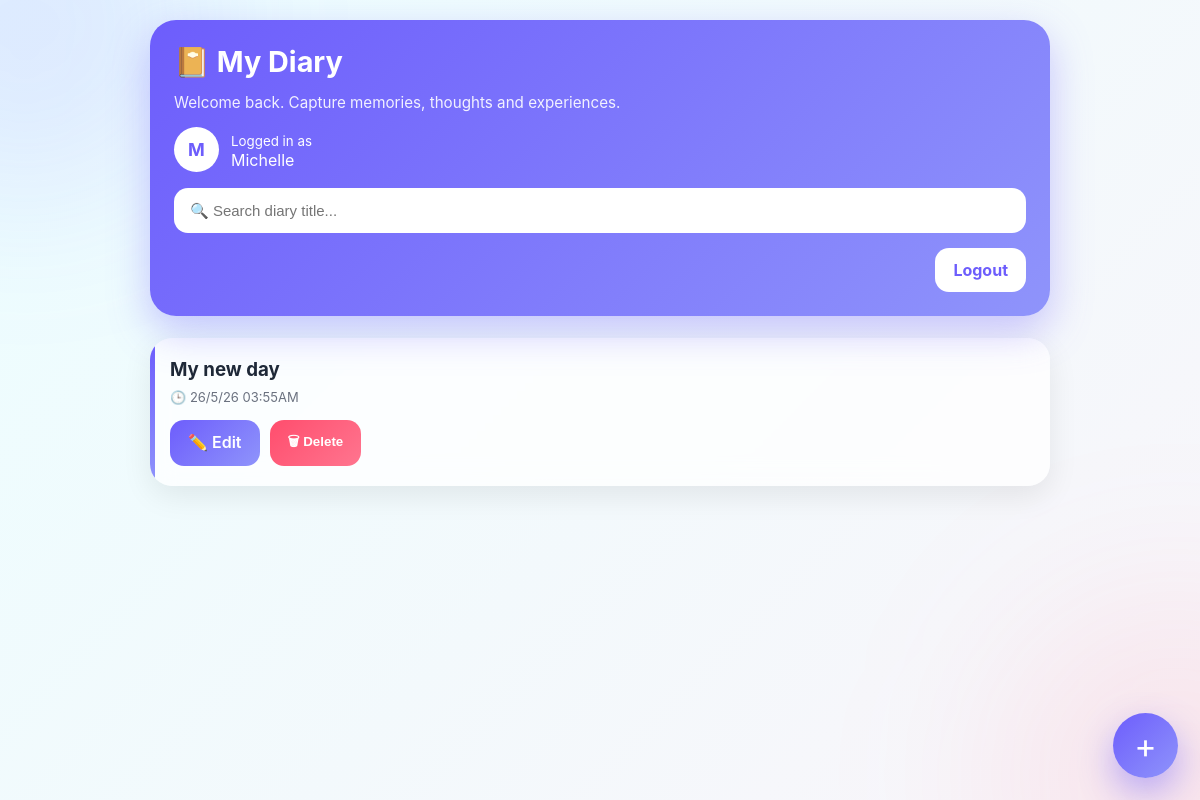
The app's page / (signed in) with its own data.
### main.py (models this page shows)
class User(UserMixin, db.Model):
    id = db.Column(db.Integer, primary_key=True)
    username = db.Column(db.String(80), nullable=False, unique=True)
    password = db.Column(db.String(200), nullable=False)
    entries = db.relationship('Entry', backref='author', lazy=True)

class Entry(db.Model):
    id = db.Column(db.Integer, primary_key=True)
    user_id = db.Column(db.Integer, db.ForeignKey('user.id'), nullable=False)
    title = db.Column(db.String(200), nullable=False)
    body = db.Column(db.Text, nullable=False)
    date = db.Column(db.String(50), nullable=False)

### main.py (the view)
@app.route('/')
@login_required
def index():
    entries = Entry.query.filter_by(user_id=current_user.id).all()
    return render_template('index.html', entries=entries)

### main.py (called while the page is built)
@login_manager.user_loader
def load_user(user_id):
    return User.query.get(int(user_id))

### templates/index.html (shortened to what this page needs)
<!DOCTYPE html>
<html lang="en">
<head>
    <link rel="stylesheet"
          href="{{ url_for('static', filename='style.css') }}">
</head>
<body>
<div class="container">
    <div class="header">
        <h1>📔 My Diary</h1>
        <p>
            Welcome back. Capture memories,
            thoughts and experiences.
        </p>
        <div class="user-badge">
    <div class="avatar">
        {{ current_user.username[0]|upper }}
    </div>
    <div>
        <small>Logged in as</small>
        <div class="username">
            {{ current_user.username }}
        </div>
    </div>
</div>
        <div class="search-box">
            <form action="/search" method="POST">
                <input
                    type="text"
                    name="title"
                    placeholder="🔍 Search diary title..."
                    autocomplete="off">
            </form>
        </div>
        <div style="
            margin-top:15px;
            display:flex;
            justify-content:flex-end;
        ">
            <a href="/logout"
               class="btn"
               style="
               background:white;
               color:#6d5dfc;
               font-weight:bold;
               ">
               Logout
            </a>
        </div>
    </div>
    {% if entries %}
        {% for entry in entries %}
        <div class="entry-card">
            <a href="/entry/{{ entry.id }}">
                <h3>
                    {{ entry.title }}
                </h3>
                <p class="date">
                    🕒 {{ entry.date }}
                </p>
            </a>
            <div class="actions">
                <a href="/edit/{{ entry.id }}"
                   class="btn primary">
                   ✏️ Edit
                </a>
                <form
                    action="/delete/{{ entry.id }}"
                    method="POST"
                    onsubmit="return confirm('Delete this entry?');">
                    <button
                        type="submit"
                        class="btn danger">
                        🗑 Delete
                    </button>
                </form>
            </div>
        </div>
        {% endfor %}
    {% endif %}
    <a href="/new_add"
       class="fab">
       +
    </a>
</div>
</body>
</html>

### static/style.css (style rules this page uses)
*, *::before, *::after { margin:0; padding:0; box-sizing:border-box; }
:root { --primary:#6d5dfc; --primary-dark:#5145cd; --secondary:#8f94fb; --danger:#ff4d6d; --success:#22c55e; --bg:#f5f7ff; --card:#ffffff; --text:#1f2937; --muted:#6b7280; --shadow: 0 10px 30px rgba(0,0,0,.08); --radius:22px; }
html { scroll-behavior:smooth; }
body { min-height:100vh; font-family: Inter, Arial, sans-serif; color:var(--text); overflow-x:hidden; background: linear-gradient( -45deg, #eef2ff, #f5f7ff, #fdf2f8, #ecfeff); background-size:400% 400%; animation: gradientMove 18s ease infinite; }
body::before { content:""; position:fixed; top:-150px; left:-150px; width:350px; height:350px; border-radius:50%; background: rgba(109,93,252,.12); filter:blur(80px); animation: floatBlob 12s infinite ease-in-out; z-index:-1; }
body::after { content:""; position:fixed; bottom:-150px; right:-150px; width:350px; height:350px; border-radius:50%; background: rgba(255,77,109,.10); filter:blur(90px); animation: floatBlob2 14s infinite ease-in-out; z-index:-1; }
.container { width:94%; max-width:900px; margin:auto; padding:20px 0 100px; }
.header { position:sticky; top:10px; z-index:50; margin-bottom:22px; border-radius:26px; padding:24px; background: linear-gradient( 135deg, var(--primary), var(--secondary)); color:white; box-shadow: 0 15px 40px rgba(109,93,252,.35); animation: slideDown .8s ease; }
.header h1 { font-size:1.8rem; margin-bottom:14px; }
.header p { opacity:.9; font-size:.95rem; }
.search-box { margin-top:16px; }
.search-box input { width:100%; border:none; outline:none; padding:14px 16px; border-radius:14px; font-size:15px; transition:.35s; }
input, textarea { width:100%; padding:14px; border-radius:16px; border:2px solid #ececec; outline:none; font-size:15px; transition:.3s; }
.btn { border:none; cursor:pointer; padding:12px 18px; border-radius:14px; font-weight:600; transition:.3s; }
.primary { background: linear-gradient( 135deg, var(--primary), var(--secondary)); color:white; }
.danger { background: linear-gradient( 135deg, #ff4d6d, #ff758f); color:white; }
.entry-card { position:relative; margin-bottom:18px; background: rgba(255,255,255,.75); backdrop-filter: blur(12px); border-radius:22px; padding:20px; box-shadow: var(--shadow); transition:.35s; overflow:hidden; animation: slideUp .55s ease; }
.entry-card::before { content:""; position:absolute; top:0; left:0; width:5px; height:100%; background: linear-gradient( var(--primary), var(--secondary)); }
.entry-card h3 { margin-bottom:8px; }
.date { color:var(--muted); font-size:13px; }
.actions { display:flex; gap:10px; flex-wrap:wrap; margin-top:15px; }
.actions form { display:inline; }
.fab { position:fixed; right:22px; bottom:22px; width:65px; height:65px; border-radius:50%; text-decoration:none; display:flex; align-items:center; justify-content:center; font-size:34px; color:white; background: linear-gradient( 135deg, var(--primary), var(--secondary)); box-shadow: 0 15px 35px rgba(109,93,252,.45); transition:.35s; z-index:99; animation: pulseFab 3s infinite; }
a { text-decoration:none; color:inherit; }
.user-badge { display:flex; align-items:center; gap:12px; margin-top:15px; }
.avatar { width:45px; height:45px; border-radius:50%; background:white; color:#6d5dfc; display:flex; justify-content:center; align-items:center; font-weight:bold; font-size:18px; animation: pulseAvatar 3s infinite; }

### records on screen
User: username "M", username "Michelle"
Entry: title "My new day", date "26/5/26 03:55AM"
